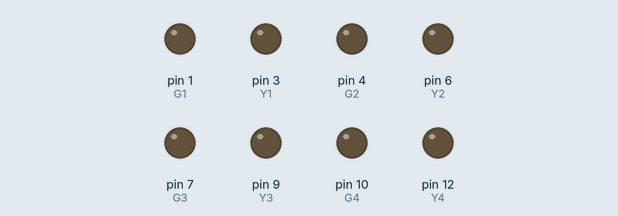
Recording of a sketch running on a simulated Arduino Uno, built with avr-gcc and run on an emulated ATmega328P. Shown: output pins drawn as LEDs (lit = HIGH). Pins used as bus, display or sensor lines are not drawn.

Above: at 0.1 s.
At 3.1 s:
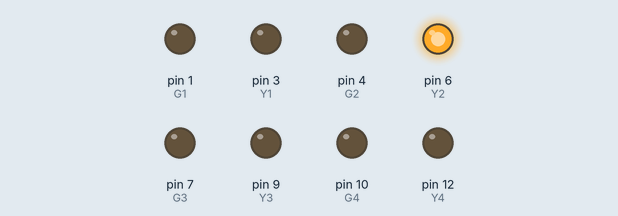
At 10.1 s:
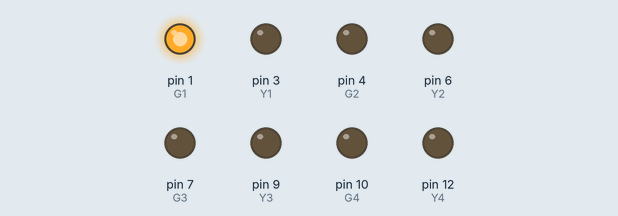
At 20.1 s:
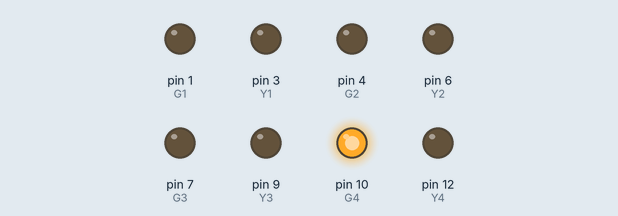
At 28.1 s:
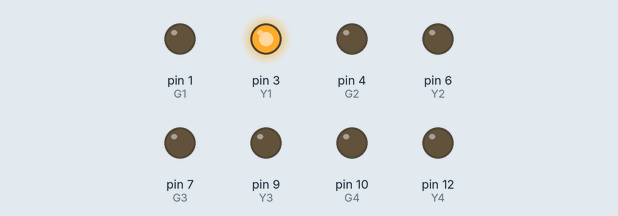
At 38.1 s:
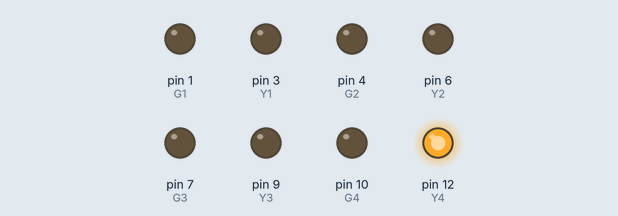
Timing chart, 0 to 39.6 s (numbered marks = the images above):
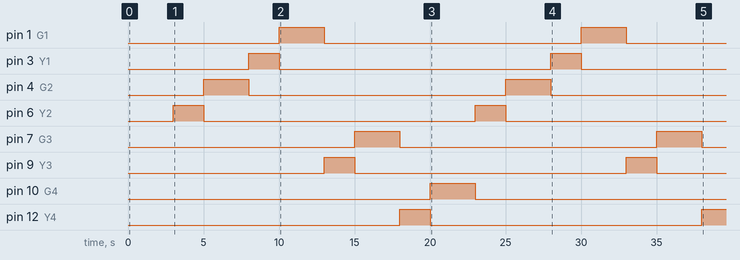

The sketch:

traffic.ino
```cpp
//road 1
int G1 = 1;
int R1 = 2;
int Y1 = 3;
//road 2
int G2 = 4;
int R2 = 5;
int Y2 = 6;
//road 3
int G3 = 7;
int R3 = 8;
int Y3 = 9;
//road 4
int G4 = 10;
int R4 = 11;
int Y4 = 12;
void setup() {
  // put your setup code here, to run once:
  pinMode(G1, OUTPUT);
  pinMode(R1, OUTPUT);
  pinMode(Y1, OUTPUT);
  pinMode(G2, OUTPUT);
  pinMode(R2, OUTPUT);
  pinMode(Y2, OUTPUT);
  pinMode(G3, OUTPUT);
  pinMode(R3, OUTPUT);
  pinMode(Y3, OUTPUT);
  pinMode(G4, OUTPUT);
  pinMode(R4, OUTPUT);
  pinMode(Y4, OUTPUT);

  // all red on
  digitalWrite(R1, HIGH);
  digitalWrite(R2, HIGH);
  digitalWrite(R3, HIGH);
  digitalWrite(R4, HIGH);

  // all yellow off
  digitalWrite(Y1, LOW);
  digitalWrite(Y2, LOW);
  digitalWrite(Y3, LOW);
  digitalWrite(Y4, LOW);

  // all green off
  digitalWrite(G1, LOW);
  digitalWrite(G2, LOW);
  digitalWrite(G3, LOW);
  digitalWrite(G4, LOW);
  delay(3000);
}

void loop() {
  //Open road 1

  digitalWrite(R2, LOW);
  digitalWrite(Y2, HIGH);
  delay(2000);
  digitalWrite(Y2, LOW);
  digitalWrite(G2, HIGH);
  delay(3000);
  digitalWrite(G2, LOW);
  digitalWrite(R2, HIGH);

  //road 2


  digitalWrite(R1, LOW);
  digitalWrite(Y1, HIGH);
  delay(2000);
  digitalWrite(Y1, LOW);
  digitalWrite(G1, HIGH);
  delay(3000);
  digitalWrite(G1, LOW);
  digitalWrite(R1, HIGH);

  //road 3

  digitalWrite(R3, LOW);
  digitalWrite(Y3, HIGH);
  delay(2000);
  digitalWrite(Y3, LOW);
  digitalWrite(G3, HIGH);
  delay(3000);
  digitalWrite(G3, LOW);
  digitalWrite(R3, HIGH);

  //road 4


  digitalWrite(R4, LOW);
  digitalWrite(Y4, HIGH);
  delay(2000);
  digitalWrite(Y4, LOW);
  digitalWrite(G4, HIGH);
  delay(3000);
  digitalWrite(G4, LOW);
  digitalWrite(R4, HIGH);
}
```

Measured:
- by itself, pin 1 (G1), pin 4 (G2), pin 7 (G3): alternates HIGH for 3.0 s and LOW for 17.0 s
- by itself, pin 3 (Y1), pin 6 (Y2), pin 9 (Y3): alternates HIGH for 2.0 s and LOW for 18.0 s
- by itself, pin 10 (G4): LOW → HIGH at 20.0 s, → LOW 3.0 s later
- by itself, pin 12 (Y4): LOW → HIGH at 18.0 s, → LOW 2.0 s later, → HIGH 18.0 s later
